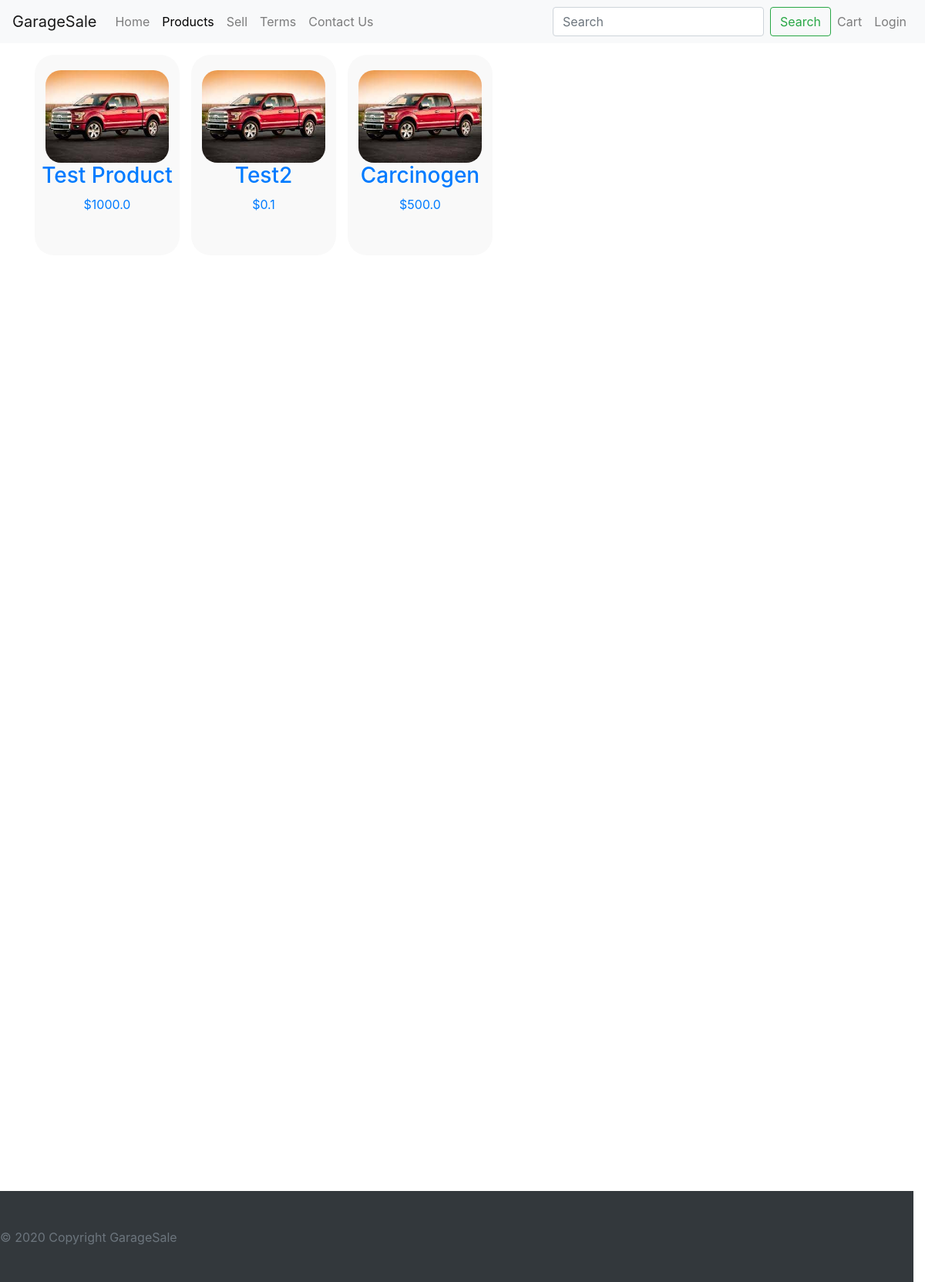
/products, run on an earlier commit of the app's database.
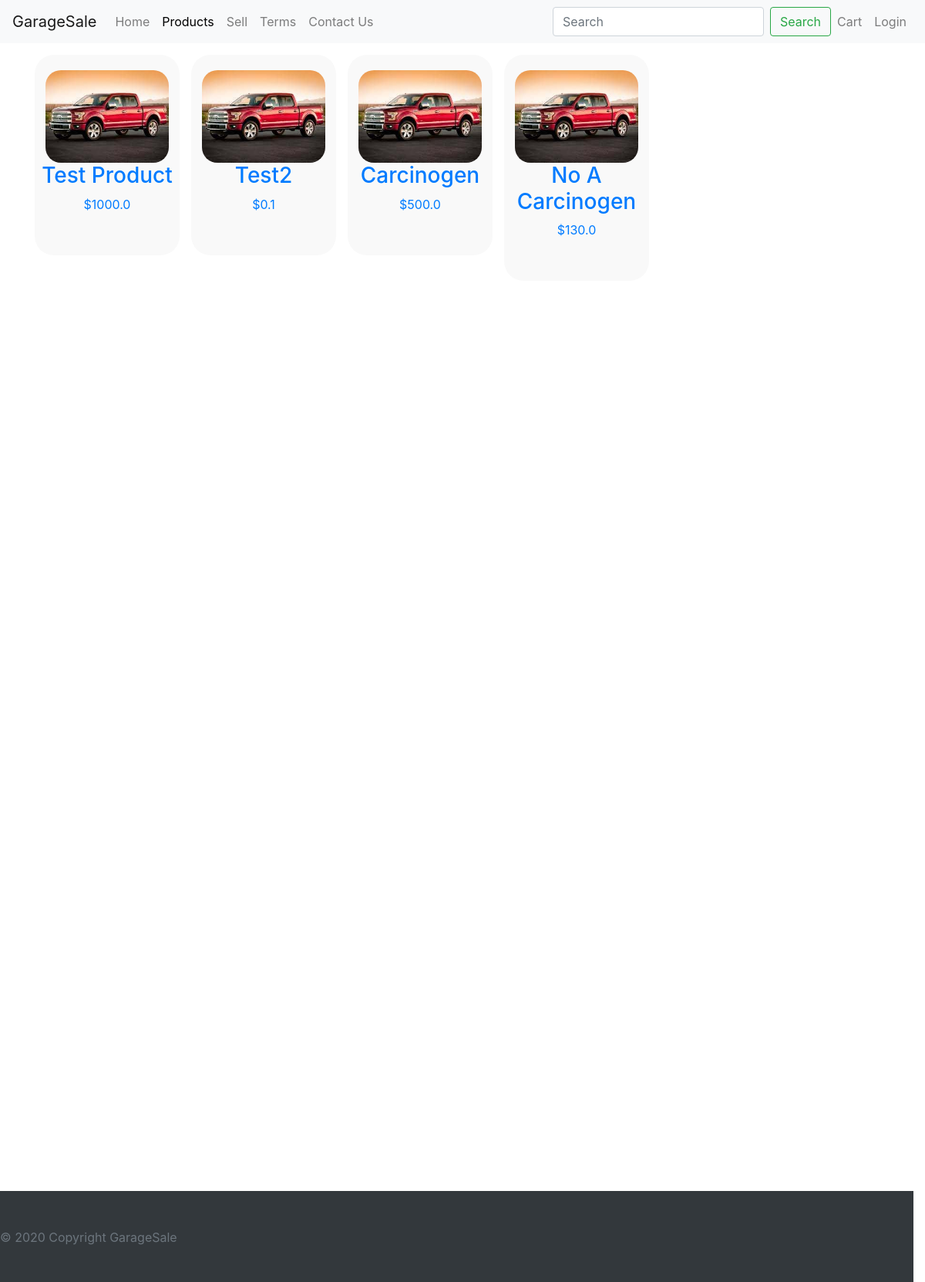
And on a later commit of the database.
### tables this page shows
CREATE TABLE "Products"
(
	id INTEGER
		primary key autoincrement,
	name TEXT not null,
	price REAL not null,
	description TEXT,
	tags TEXT,
	image_file TEXT,
	condition TEXT,
	user int
		constraint Products_Users_uid_fk
			references Users
);

### garage_sale/routes.py (the view)
@app.route('/products')
def product_list():
    db = database()
    c = db.cursor()
    pList = c.execute("SELECT * FROM Products").fetchall()
    return render_template("products.j2", products = pList)

### garage_sale/__init__.py (called while the page is built)
def make_g(function):
    @wraps(function)
    def wrapper():
        value = getattr(g, function.__name__, None)
        if value is None:
            value = function()
            setattr(g, function.__name__, value)
        return value
    return wrapper

### garage_sale/database.py (called while the page is built)
@make_g
def database():
    return sqlite3.connect(DATABASE)

@app.teardown_appcontext
def close_connection(exception):
    db = database()
    if db is not None:
        db.close()

### garage_sale/templates/products.j2 (shortened to what this page needs)
{% extends "base/base.j2" %}
{% import "base/macros.j2" as macro %}
{% block styles %}
    {{ macro.css_stylesheet(url_for('static', filename='styles/products.css')) }}
{% endblock %}
{% block content %}
<body>
    <div class="closesCart container">
        {% for p in products %}
                <div class="product" id="{{p[0]}}">
                    <a href="{{ url_for('product', product_id=p[0])}}">
                    <img class="prodImg" src="/static/images/prodID.jpg" alt="product image">
                    <h3 class="prodTitle">{{p[1]}}</h3>
                    <p class="price">${{p[2]}}</p>
                    </a>
                    <div class="center">
                    </div>
                </div>
        {% endfor %}
    </div>
</body>
{% endblock %}

### garage_sale/templates/base/base.j2 (shortened to what this page needs)
{% import "base/macros.j2" as macro %}
<!DOCTYPE html>
<html lang="en">
{% block head %}
    <head>
        {% block styles %}
        {% endblock %}
        {{ macro.css_stylesheet(url_for('static', filename='styles/base.css')) }}
        {% block bootstrap %}
            {{ macro.css_stylesheet('https://maxcdn.bootstrapcdn.com/bootstrap/4.5.2/css/bootstrap.min.css') }}
        {% endblock %}
    </head>
{% endblock %}
<header>
    {% block nav %}
        <nav class="navbar navbar-expand-lg navbar-light bg-light">
            <a class="navbar-brand" href="#">GarageSale</a>
            <div class="collapse navbar-collapse" id="navbarSupportedContent">
                <ul class="navbar-nav mr-auto">
                    <li class="nav-item">
                        <a id="home" class="nav-link" href="/">Home</a>
                    </li>
                    <li class="nav-item">
                        <a id="products" class="nav-link" href="{{ url_for('product_list') }}">Products</a>
                    </li>
                    <li class="nav-item">
                        <a id="sell" class="nav-link" href="{{ url_for('sell_get') }}">Sell</a>
                    </li>
                    <li class="nav-item">
                        <a id="terms" class="nav-link" href="{{ url_for('terms') }}">Terms</a>
                    </li>
                    <li class="nav-item">
                        <a id="contact" class="nav-link" href="{{ url_for('contact') }}">Contact Us</a>
                    </li>
                </ul>
                <ul class="navbar-nav ml-auto">
                    <form class="form-inline my-2 my-lg-0 ml-auto">
                        <input class="form-control mr-sm-2" type="search" placeholder="Search" aria-label="Search">
                        <button class="btn btn-outline-success my-2 my-sm-0" type="submit">Search</button>
                    </form>
                    {% if not user %}
                        <li class="nav-item">
                            <a class="nav-link" id="cartButton" href="#">Cart</a>
                        </li>
                        <li class="nav-item">
                            <a class="nav-link" href="{{ url_for('login_get') }}">Login</a>
                        </li>
                    {% endif %}
                </ul>
            </div>
        </nav>
    {% endblock %}
</header>
{% block content %}{% endblock %}
{% block footer %}
    <footer class="footer pt-5 row">
        <div>
        <span class="text-muted text-center col-lg-12 footer-copyright py-3">
            © 2020 Copyright GarageSale
        </span>
        </div>
    </footer>
{% endblock %}
</html>

### garage_sale/templates/base/macros.j2 (shortened to what this page needs)
{% macro css_stylesheet(href) %}
    <link rel="stylesheet" href="{{ href }}"/>
{% endmacro %}

### garage_sale/static/styles/products.css (style rules this page uses)
.product { background-color: #F9F9F9; width: 188px; margin-top: 15px; margin-bottom: 15px; margin-right: 15px; border-radius: 25px; float: left; }
#products { color: black; }
.prodImg { display: block; height: 120px; border-radius: 20px; margin-top: 20px; margin-left: auto; margin-right: auto; }
.prodTitle { text-align: center; }
.price { text-align: center; }

### garage_sale/static/styles/base.css (style rules this page uses)
html { position: relative; min-height: 100%; }
footer { background-color: #33383c; padding:70px 0; position: absolute; left: 0; bottom: 0; height: 100px; width: 100%; }

What changed in the data, as far as the page shows it:
added Products: name "No A Carcinogen", price "130.0"
